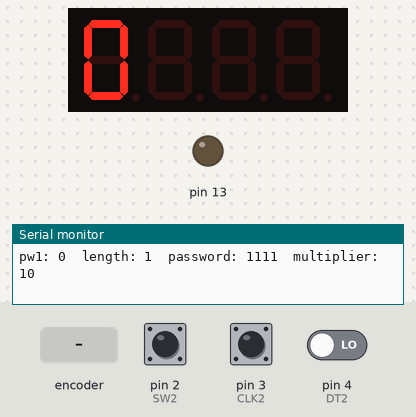
A sketch run on a simulated Arduino Uno, built with avr-gcc and run on an emulated ATmega328P. On the bench: 4-digit seven-segment display, output pins drawn as LEDs (lit = HIGH), the last lines printed to the serial monitor. The test bench sets the inputs (shaded band); at power-on: pin 2 (SW2) HIGH, pin 3 (CLK2) HIGH, pin 4 (DT2) LOW.

Above: at 2.2 s.
2.3 s: rotary encoder on pin 3 (CLK2) / pin 4 (DT2) turned 3 steps (first pin leading)
At 3.1 s:
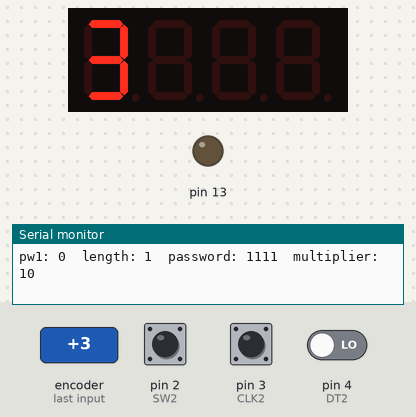
4.4 s: pin 2 (SW2) pulled LOW for 0.15 s
At 4.7 s:
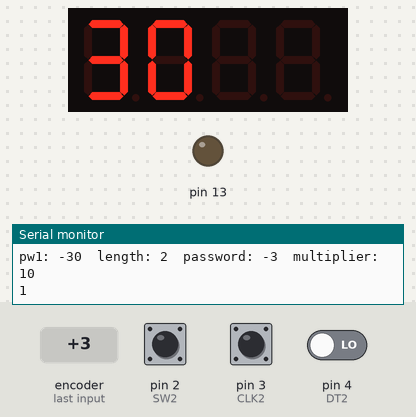
6.0 s: pin 2 (SW2) pulled LOW for 1 s
At 6.4 s:
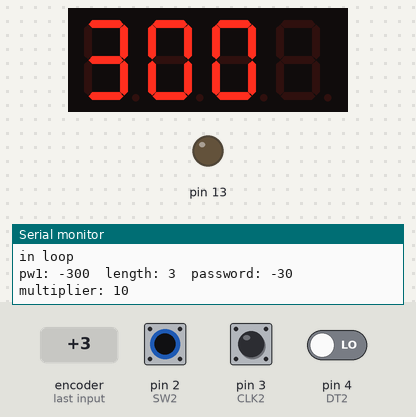
8.5 s: rotary encoder on pin 3 (CLK2) / pin 4 (DT2) turned 1 step (first pin leading)
At 9.7 s:
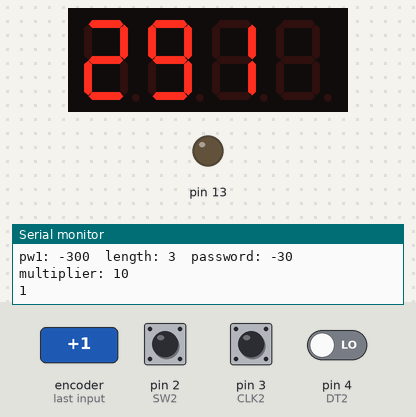
Timing chart, 0 to 11.2 s (numbered marks = the images above; inputs shaded):
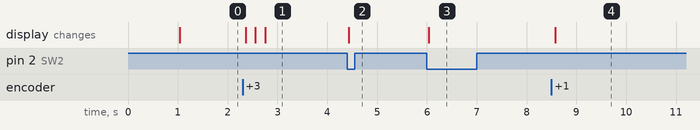

Measured:
- after the input at 2.3 s, the display: first changes after 0.06 s (image 1 shows a later state)
- after the input at 4.4 s, the display: changes at once (image 2)
- after the input at 6.0 s, the display: changes at once (image 3)
- after the input at 8.5 s, the display: changes after 0.08 s (image 4)

The sketch:

Day_20c.ino
```cpp
//use rotary encoder to build four digit number
#include <TM1637Display.h>

// Define the display connection pins:
//#define CLK 11
//#define DIO 10
#define CLK 7
#define DIO 6

// Rotary Encoder Inputs
#define CLK2 3
#define DT2 4
// Switch Input
#define SW2 2

// Create display object of type TM1637Display:
TM1637Display OurDisplay = TM1637Display(CLK, DIO);

// Create array that turns all segments on:
const uint8_t data[] = {0xff, 0xff, 0xff, 0xff};

// Create array that turns all segments off:
const uint8_t blank[] = {0x00, 0x00, 0x00, 0x00};

int pw1 = 0;
// int pw2 = 2;
// int pw3 = 3;
// int pw4 = 4;
int length = 1;
int password = 1111;
int multiplier = 10;

int currentStateCLK;
int lastStateCLK;

void setup() {
  // Setup Serial Monitor
  Serial.begin(9600);

  // Set encoder pins as inputs
  pinMode(CLK2,INPUT);
  pinMode(DT2,INPUT);
  pinMode(SW2,INPUT_PULLUP);

  pinMode(13, OUTPUT);

  // Clear the display:
  OurDisplay.clear();
  delay(1000);
  OurDisplay.setBrightness(7);

  // Read the initial state of A (CLK)
  lastStateCLK = digitalRead(CLK2);

  // Call Interrupt Service Routine (ISR) updateEncoder() when any high/low change
  // is seen on A (CLK2) interrupt  (pin 2), or B (DT2) interrupt (pin 3)
  //hardware interrupts are only available on pins 2 and 3
  attachInterrupt(digitalPinToInterrupt(CLK2), updateEncoder, CHANGE);
  attachInterrupt(digitalPinToInterrupt(SW2), record, CHANGE);

  //debuging readout
  Serial.print("pw1: ");
  Serial.print(pw1);
  Serial.print("  length: ");
  Serial.print(length);
  Serial.print("  password: ");
  Serial.print(password);
  Serial.print("  multiplier: ");
  Serial.println(multiplier);

}

void loop() {
  OurDisplay.showNumberDec(pw1,true,length,0);
  delay(10);
  //Serial.println(digitalRead(SW2));
  // OurDisplay.clear();
}

//  This is our ISR which has the job of responding to interrupt events
void updateEncoder(){
  // Read the current state of CLK
  currentStateCLK = digitalRead(CLK2);

  // If last and current state of CLK are different, then a pulse occurred;
  // React to only 0->1 state change to avoid double counting
  if (currentStateCLK != lastStateCLK  && currentStateCLK == 1){

    // If the DT state is different than the CLK state then
    // the encoder is rotating CW so INCREASE counter by 1
    if (digitalRead(DT2) == currentStateCLK) {
      if((pw1 - (password * multiplier)) == 9){
        pw1 = password * multiplier;
      }
      else {
        pw1 ++;
      }

    } else {
      // Encoder is rotating CCW so DECREASE counter by 1
      if(pw1 == (password * multiplier)){
        pw1 = pw1 + 9;
      }
      else {
        pw1 --;
      }
    }

    // Serial.print("Direction: ");
    // Serial.print(currentDir);
    // Serial.print(" | Counter= ");
    // Serial.println(counter);
  }

  // Remember last CLK state to use on next interrupt...
  lastStateCLK = currentStateCLK;
}

//function makes onboard LED flash when button is pushed
void record(){
    Serial.println(digitalRead(SW2));
  if (digitalRead(SW2) == LOW){
    Serial.println("in loop");
    password = pw1;
    //multiplier = multiplier * 10;
    if (length < 4) {
    length ++;
    pw1 = pw1 * multiplier;
    }
  //debuging readout
    Serial.print("pw1: ");
    Serial.print(pw1);
    Serial.print("  length: ");
    Serial.print(length);
    Serial.print("  password: ");
    Serial.print(password);
    Serial.print("  multiplier: ");
    Serial.println(multiplier);
  }
  if (length == 5){
    pw1 = password;
    length == 4;
  }
}
```
